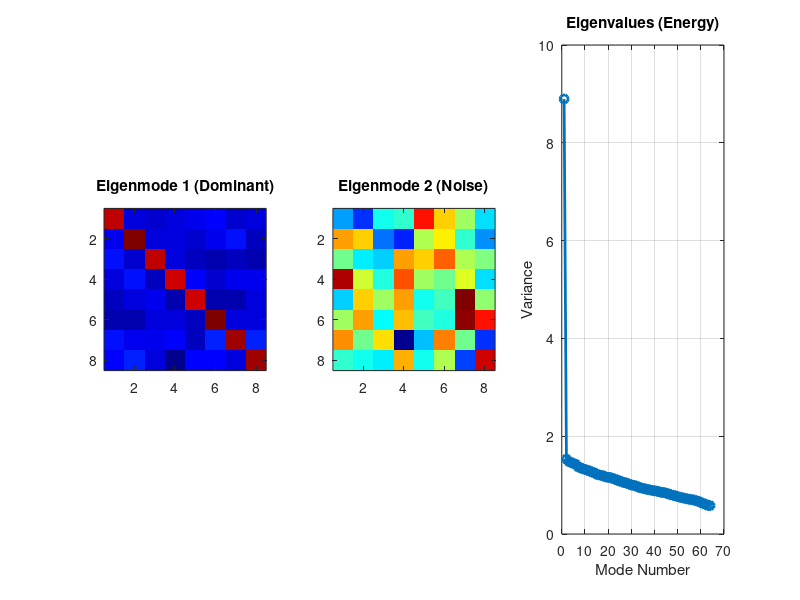

Recreate this plot in MATLAB.
function eigenmode_demo()
    % --- 1. GENERATE FAKE DATA ---
    % 1000 frames, 8x8 pixels (64 pixels total)
    n_frames = 1000;
    n_pixels = 64;
    
    % Background: Random Shot Noise (Gaussian)
    X = randn(n_frames, n_pixels);
    
    % Interference: Add a diagonal stripe to random frames
    stripe_pattern = eye(8); % 8x8 diagonal identity matrix
    stripe_vector = stripe_pattern(:)'; % Flatten to 1x64
    
    % Add the stripe to 10% of frames with random intensity
    for i = 1:n_frames
        if rand > 0.9
            intensity = 5 * rand; % Variable brightness
            X(i, :) = X(i, :) + (intensity * stripe_vector);
        end
    end
    
    % --- 2. THE ALGORITHM (Step-by-Step) ---
    
    % Step A: Center the data
    mean_frame = mean(X, 1);
    X_centered = X - mean_frame;
    
    % Step B: Calculate Covariance Matrix (64x64)
    % This tells us how pixel i correlates with pixel j
    CovMatrix = cov(X_centered);
    
    % Step C: Eigen Decomposition
    % V = Eigenvectors (Columns are the modes)
    % D = Eigenvalues (Diagonal matrix)
    [V, D] = eig(CovMatrix);
    
    % Step D: Sort by Energy (High to Low)
    eigenvalues = diag(D);
    [eigenvalues, sortIdx] = sort(eigenvalues, 'descend');
    eigenvectors = V(:, sortIdx);
    
    % --- 3. VISUALIZATION ---
    figure('Color','w', 'Position', [100 100 1000 400]);
    
    % Plot Mode 1 (Should be the Stripe)
    subplot(1,3,1);
    mode1_img = reshape(eigenvectors(:,1), [8, 8]);
    imagesc(mode1_img); colormap jet; title('Eigenmode 1 (Dominant)');
    axis square;
    
    % Plot Mode 2 (Should be Noise)
    subplot(1,3,2);
    mode2_img = reshape(eigenvectors(:,2), [8, 8]);
    imagesc(mode2_img); colormap jet; title('Eigenmode 2 (Noise)');
    axis square;
    
    % Plot Energies (Scree Plot)
    subplot(1,3,3);
    plot(eigenvalues, '-o', 'LineWidth', 2);
    grid on; title('Eigenvalues (Energy)');
    xlabel('Mode Number'); ylabel('Variance');
end
